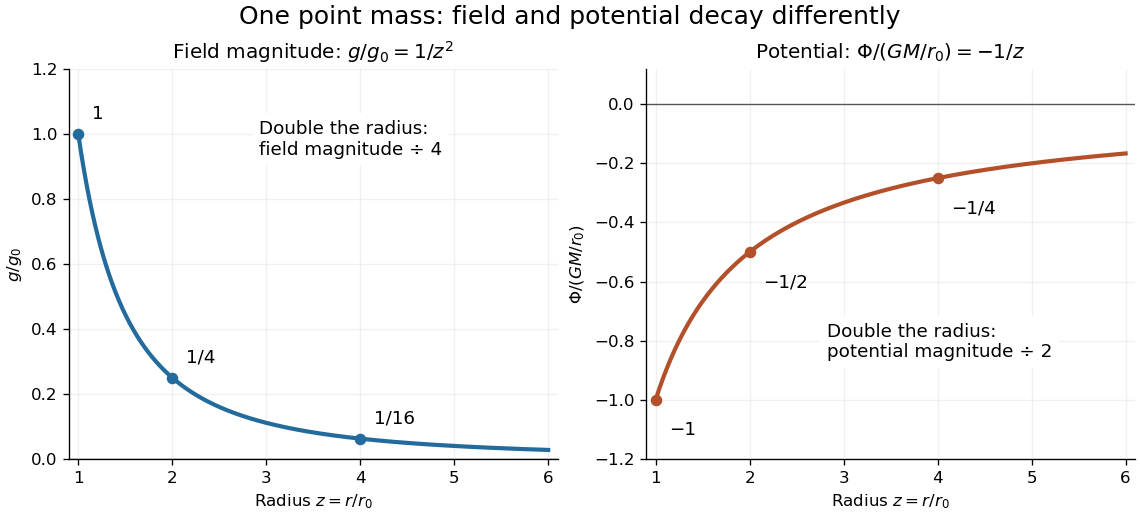

The Python source for this figure:
"""Generate gravity-force-and-potential.png in the current directory.

Analytic point-mass curves; tested with Python 3.14.4,
NumPy 2.3.5 and Matplotlib 3.10.7.
"""

from pathlib import Path

import matplotlib

matplotlib.use("Agg")
import matplotlib.pyplot as plt
import numpy as np


def main():
    radius = np.linspace(1, 6, 501)
    field = radius**-2
    potential = -radius**-1
    fig, axes = plt.subplots(1, 2, figsize=(9.5, 4.3), dpi=120,
                             facecolor="white", layout="constrained")
    fig.suptitle("One point mass: field and potential decay differently", fontsize=15)
    axes[0].plot(radius, field, color="#236b9c", lw=2.5)
    axes[1].plot(radius, potential, color="#b3502a", lw=2.5)
    axes[0].set(title=r"Field magnitude: $g/g_0=1/z^2$",
                ylabel=r"$g/g_0$", ylim=(0, 1.2))
    axes[1].set(title=r"Potential: $\Phi/(GM/r_0)=-1/z$",
                ylabel=r"$\Phi/(GM/r_0)$", ylim=(-1.2, .12))
    for value, field_label, potential_label in (
        (1, "1", "−1"), (2, "1/4", "−1/2"), (4, "1/16", "−1/4")
    ):
        axes[0].scatter(value, value**-2, color="#236b9c", s=35, zorder=4)
        axes[1].scatter(value, -value**-1, color="#b3502a", s=35, zorder=4)
        axes[0].annotate(field_label, (value, value**-2), xytext=(8, 9),
                         textcoords="offset points", fontsize=11)
        axes[1].annotate(potential_label, (value, -value**-1), xytext=(8, -21),
                         textcoords="offset points", fontsize=11)
    axes[0].text(.39, .78, "Double the radius:\nfield magnitude ÷ 4",
                 transform=axes[0].transAxes, fontsize=11,
                 bbox={"facecolor": "white", "edgecolor": "none"})
    axes[1].text(.37, .26, "Double the radius:\npotential magnitude ÷ 2",
                 transform=axes[1].transAxes, fontsize=11,
                 bbox={"facecolor": "white", "edgecolor": "none"})
    for ax in axes:
        ax.set(xlabel=r"Radius $z=r/r_0$", xlim=(.9, 6.1))
        ax.set_xticks([1, 2, 3, 4, 5, 6])
        ax.set_facecolor("white")
        ax.grid(alpha=.18)
        ax.axhline(0, color="#555555", lw=.8)
        ax.spines[["top", "right"]].set_visible(False)
    fig.savefig(Path.cwd() / "gravity-force-and-potential.png",
                facecolor="white", transparent=False)
    plt.close(fig)
    print("At z=1,2,4: g/g0=1,0.25,0.0625; Phi/(GM/r0)=-1,-0.5,-0.25")


if __name__ == "__main__":
    main()
